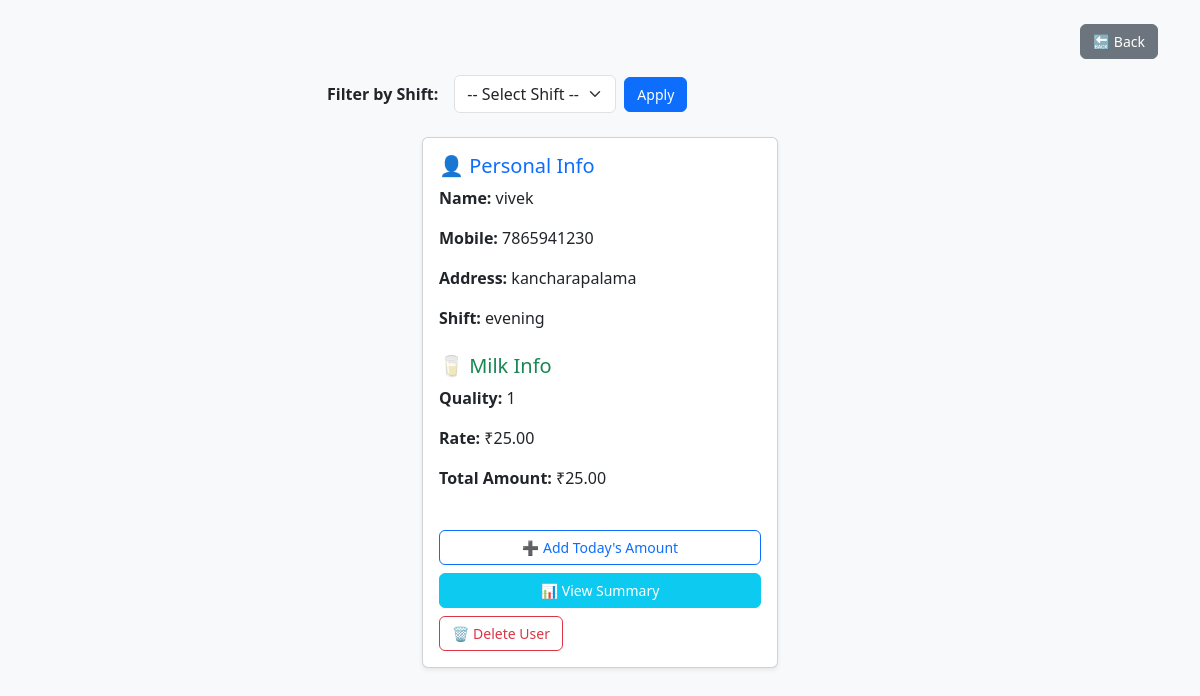
Screenshot of /user/27/ with the database file from the repository.
### milkmain/models.py (models this page shows, shortened)
class MilkUser(models.Model):
    SHIFT_CHOICES = (
        ('morning', 'Morning'),
        ('evening', 'Evening'),
    )
    STATUS_CHOICES = (
        ('active', 'Active'),
        ('inactive', 'Inactive'),
    )
    name = models.CharField(max_length=100)
    mobile = models.CharField(max_length=15)
    address = models.TextField()
    quality = models.CharField(max_length=50)
    rate = models.DecimalField(max_digits=6, decimal_places=2)
    total_amount = models.DecimalField(max_digits=8, decimal_places=2)
    shift = models.CharField(max_length=10, choices=SHIFT_CHOICES)
    status = models.CharField(max_length=10, choices=STATUS_CHOICES, default='active')  # <-- added

### milkmain/views.py (the view)
# urls.py: path('user/<int:user_id>/', views.user_detail, name='user_detail'),
def user_detail(request, user_id):
    try:
        user = MilkUser.objects.get(id=user_id)
        return render(request, 'userdetail.html', {'users': [user]})
    except MilkUser.DoesNotExist:
        return render(request, '404.html', status=404)

### templates/userdetail.html (shortened to what this page needs)
{% load static %}
<!DOCTYPE html>
<html lang="en">
<head>
  <link href="https://cdn.jsdelivr.net/npm/bootstrap@5.3.0/dist/css/bootstrap.min.css" rel="stylesheet">
  <link rel="stylesheet" href="{% static 'userdetail.css' %}">
</head>
<body class="bg-light py-4">
  <div class="container">
    <div class="d-flex justify-content-end mb-3">
      <a href="{% url 'index' %}" class="btn btn-secondary">🔙 Back</a>
    </div>
    <div class="row justify-content-center mb-4">
      <div class="col-md-6">
        <form method="get" action="{% url 'user_list' %}" class="d-flex gap-2 align-items-center">
          <label for="shift" class="fw-bold me-2">Filter by Shift:</label>
          <select name="shift" id="shift" class="form-select w-auto">
            <option value="">-- Select Shift --</option>
          </select>
          <button type="submit" class="btn btn-primary">Apply</button>
        </form>
      </div>
    </div>
    <div class="row justify-content-center g-4">
      {% for user in users %}
      <div class="col-md-6 col-lg-4">
        <div class="card shadow-sm h-100">
          <div class="card-body d-flex flex-column justify-content-between">
            <div>
              <h5 class="text-primary">👤 Personal Info</h5>
              <p><strong>Name:</strong> {{ user.name }}</p>
              <p><strong>Mobile:</strong> {{ user.mobile }}</p>
              <p><strong>Address:</strong> {{ user.address }}</p>
              <p><strong>Shift:</strong> {{ user.shift }}</p>
              <h5 class="text-success mt-4">🥛 Milk Info</h5>
              <p><strong>Quality:</strong> {{ user.quality }}</p>
              <p><strong>Rate:</strong> ₹{{ user.rate }}</p>
              <p><strong>Total Amount:</strong> ₹{{ user.total_amount }}</p>
            </div>
            <div class="d-grid gap-2 mt-4">
              <a href="{% url 'add_daily_amount' user.id %}" class="btn btn-outline-primary">➕ Add Today's Amount</a>
              <a href="{% url 'user_summary' user.id %}" class="btn btn-info text-white">📊 View Summary</a>
              <form method="post" action="{% url 'delete_user' user.id %}">
                <button type="submit" class="btn btn-outline-danger">🗑️ Delete User</button>
              </form>
            </div>
          </div>
        </div>
      </div>
      {% empty %}
      <div class="text-center text-muted">No users found for this shift.</div>
      {% endfor %}
    </div>
  </div>
</body>
</html>

### static/userdetail.css (style rules this page uses)
body { font-family: 'Segoe UI', sans-serif; background-color: #f9f9f9; margin: 0; padding: 0; }
.btn { font-size: 14px; padding: 6px 12px; }

### rows the page displays
MilkUser: name "vivek", mobile "7865941230", address "kancharapalama", shift "evening", quality "1", rate "25.00", total_amount "25.00"
